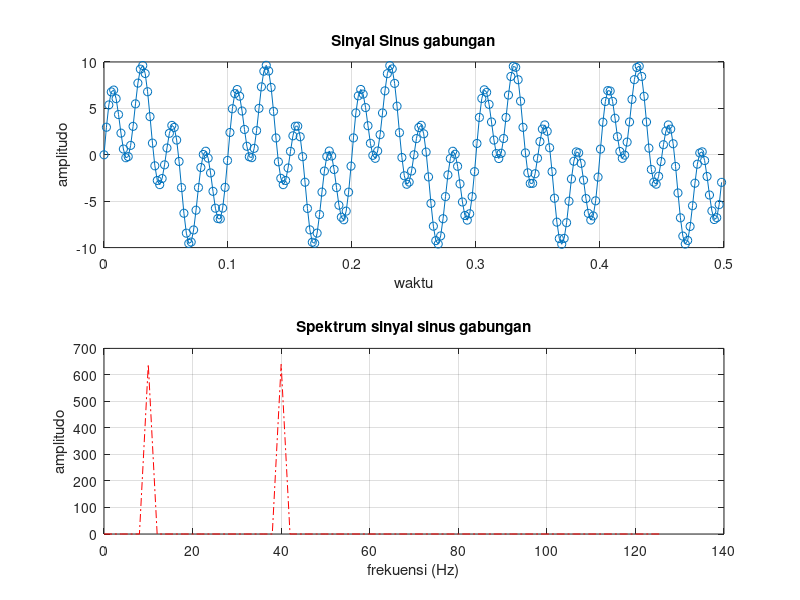

MATLAB code to generate this figure:
%fungsi FFT
N = 256;
T = 1/512;
n = 0:N-1;
A = input('Amplitudo untuk f = 10 Hz : ');
B = input('Amplitudo untuk f = 40 Hz : ');
y = A*sin(2*pi*10*n*T) + B*sin(2*pi*40*n*T);
F = fft(y);
mag = abs(F);
subplot(211);
plot(n*T,y,'-o'), grid;
xlabel('waktu'), ylabel('amplitudo');
title('Sinyal Sinus gabungan');
freq = (0:63)/(N*T);
subplot(212);
plot(freq,mag(1:length(freq)),'r-.'), grid;
xlabel('frekuensi (Hz)'), ylabel('amplitudo');
title('Spektrum sinyal sinus gabungan');
